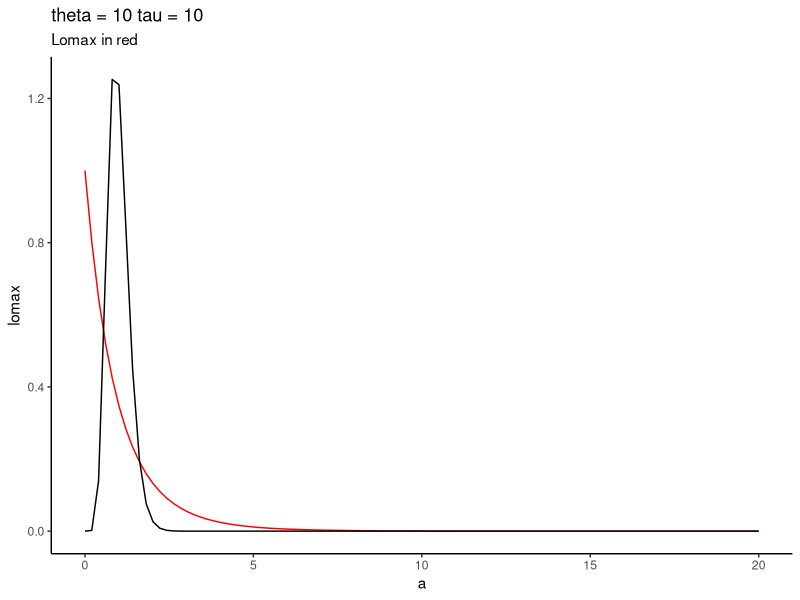

Reproduce this figure in R.



lomax_pdf <- function(a, theta, tau) {
  (tau * theta^tau) / (a + theta)^(tau + 1)
}

gamma_pdf <- function(a, theta, tau) {
  (theta^tau / gamma(tau)) * a^(tau - 1) * exp(-theta*a)
}




a <- seq(from = 0, to = 20, length.out = 100)
tau <- 10
theta <- 10


library(ggplot2)
ggplot(data = data.frame(a = a, lomax = lomax_pdf(a, theta, tau), gamma = gamma_pdf(a, theta, tau))) +
  geom_line(aes(x = a, y = lomax), color = "red") +
  geom_line(aes(x = a, y = gamma), color = "black") +
  labs(title = paste("theta =", theta, "tau =", tau),
       subtitle = "Lomax in red") +
  theme_classic()
